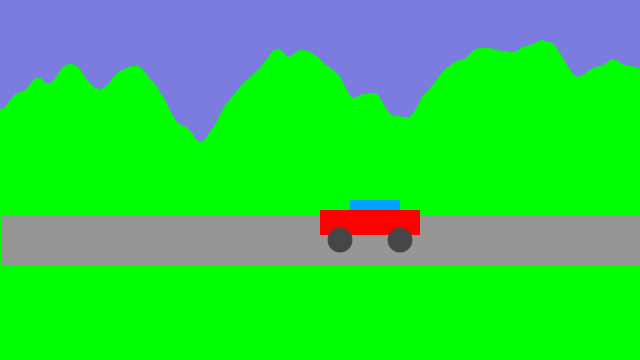
Frame 1 (no input)
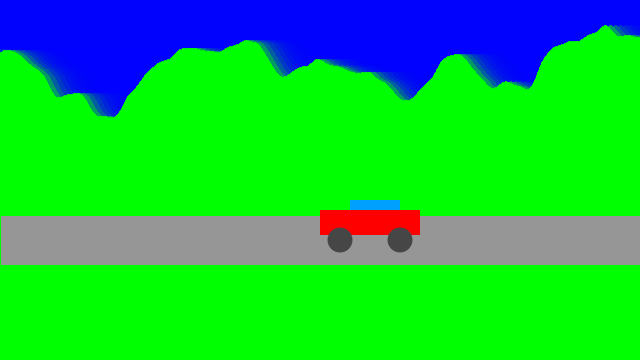
Frame 60 (the mouse pressed at the canvas centre just before this capture)
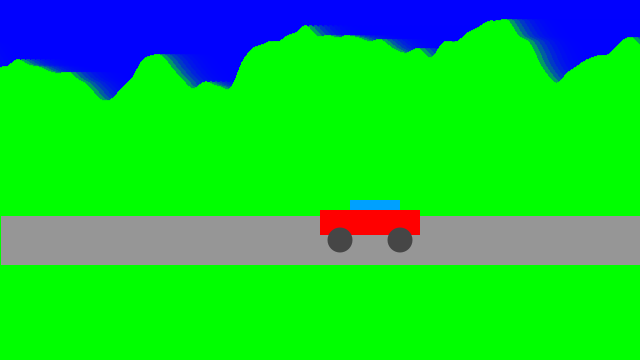
Frame 120 (the mouse held since frame 60 and released just before this capture)

The Processing sketch that drew these frames (run headless with seeded random() and noise(); from frame 60 on, the mouse is pressed at the canvas centre):

// Processing sketch: A2_6_J
// ── A2_6_J.pde
/**
 * Noise1D.
 *
 * Using 1D Perlin Noise to assign location.
 part of code from: https://processing.org/examples/noise1d.html
 
 assingment 2.5 making the creature move up, down, right and left
 
 Copyright 2022 Jakub Stachurski and Jules Verhagen
 
 */
Landscape land;




void setup() {
  size(640, 360);
  
  noStroke();

  land= new Landscape();
}

void draw() {
  fill(0,0,255, 100);
  rect(0, 0, width, height);
  land.heightUpdate();
  land.carModdle();
}

// ── landscape.pde
class Landscape {

  float xincrement = 0.01;
  float xoffset = 0;
  int num =int(width);

  Landscape () {
  }



  void heightUpdate() {

    for (int i=0; i<num; i++) { //Iterate over array
      float xVector;

      stroke(0, 255, 0);
      xVector = i * xincrement + xoffset;
      strokeWeight(1);
      fill(255);
      line(i, height, i, int(noise(xVector)*height/2));
    }
    xoffset += 0.05;
  }


  void carModdle() {

    fill(150);
    rect(0,height/2+35,width,50);
    noStroke();
    fill(0, 160, 255);
    rect(width/2+30, 200, 50, 25);
    fill(255, 0, 0);
    rect(width/2, 210, 100, 25);
    fill(70);
    circle(width/2+20,240,25);
    circle(width/2+80,240,25);
    
    
  }
}
